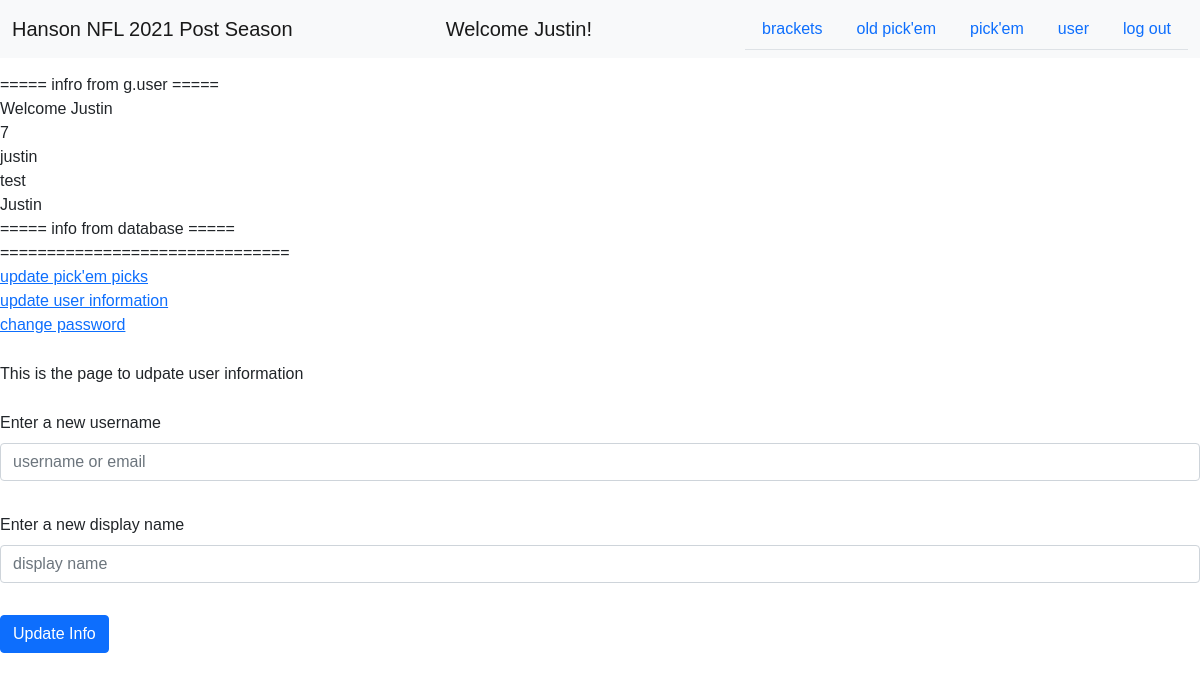
/user/updateinfo (signed in), run on an earlier commit of the app's database.
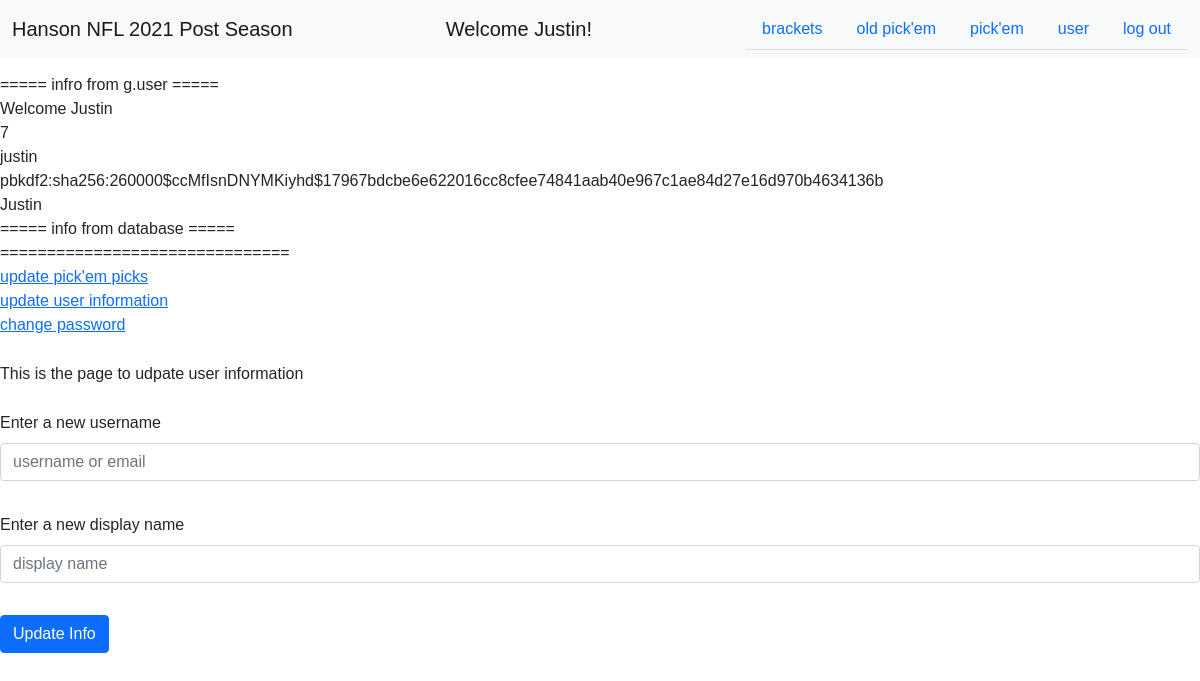
And on a later commit of the database.
### tables this page shows
CREATE TABLE user (
    id INTEGER PRIMARY KEY AUTOINCREMENT,
    username TEXT UNIQUE NOT NULL,
    pwhash TEXT NOT NULL,
    displayname TEXT NOT NULL
);

### nfl/user.py (the view, shortened to what this page needs)
@bp.route('/updateinfo', methods=('GET', 'POST'))
@login_required
def updateinfo():
    return render_template('user/info.html')

### nfl/auth.py (called while the page is built)
@bp.before_app_request
def load_logged_in_user():
    user_id = session.get('user_id')
    if user_id is None:
        g.user = None
    else:
        g.user = get_db().execute(
            'SELECT * FROM user WHERE id = ?', (user_id,)
        ).fetchone()

def login_required(view):
    @functools.wraps(view)
    def wrapped_view(**kwargs):
        if g.user is None:
            return redirect(url_for('auth.login'))
        return view(**kwargs)
    return wrapped_view

### nfl/db.py (called while the page is built)
def get_db():
    if 'db' not in g:
        g.db = sqlite3.connect(
            current_app.config['DATABASE'],
            detect_types=sqlite3.PARSE_DECLTYPES
        )
        g.db.row_factory = sqlite3.Row
    return g.db

### nfl/templates/user/info.html (shortened to what this page needs)
{% extends "user/user.html" %}
{% block update %}
    <div>This is the page to udpate user information</div>
    <div class="main">
        <form class="row g-3 needs-validation" method="post">
            <div class="mb-3">
                <label for="username" class="form-label">Enter a new username</label>
                <input type="text" class="form-control" name="username" id="username" placeholder="username or email">
            </div>
            <div class="mb-3">
                <label for="displayname" class="form-label">Enter a new display name</label>
                <input type="text" class="form-control" name="displayname" id="displayname" placeholder="display name">
            </div>
            <div class="col-12">
                <input class="btn btn-primary" type="submit" value="Update Info">
            </div>
        </form>
    </div>
</div>
{% endblock %}

### nfl/templates/user/user.html (shortened to what this page needs)
{% extends "base.html" %}
{% block content %}
    <div>===== infro from g.user =====</div>
    <div>Welcome {{ g.user['displayname'] }}</div>
    <div>{{ g.user['id'] }}</div>
    <div>{{ g.user['username'] }}</div>
    <div>{{ g.user['pwhash'] }}</div>
    <div>{{ g.user['displayname'] }}</div>
    <div>===== info from database =====</div>
    <div>===============================</div>
    <div>
        <a href="{{ url_for('user.updatepicks') }}">update pick'em picks</a>
    </div>
    <div>
        <a href="{{ url_for('user.updateinfo') }}">update user information</a>
    </div>
    <div>
        <a href="{{ url_for('user.changepassword') }}">change password</a>
    </div>
    {% block update %}
    {% endblock %}
{% endblock %}

### nfl/templates/base.html (shortened to what this page needs)
<!DOCTYPE html>
<html lang="en">
<head>
    <link href="https://cdn.jsdelivr.net/npm/bootstrap@5.1.3/dist/css/bootstrap.min.css" rel="stylesheet">
    <link rel="stylesheet" href="{{ url_for('static', filename='style.css') }}">
</head>
<body>
    <nav class="navbar navbar-expand-lg navbar-light bg-light">
        <div class="container-fluid">
            <a class="navbar-brand justify-content-center">Hanson NFL 2021 Post Season</a>
            {% if g.user %}
            <a class="navbar-brand justify-content-center">Welcome {{ g.user['displayname'] }}!</a>
            {% else %}
            <a class="navbar-brand justify-content-center"></a>
            {% endif %}
            <ul class="nav nav-tabs justify-content-end">
                {% if g.user %}
                    <li class="nav-item">
                        <a class="nav-link" aria-current="page" href="./brackets.html">
                            <div>brackets</div>
                        </a>
                    </li>
                    <li class="nav-item" aria-current="page">
                        <a class="nav-link" href="{{ url_for('pickem.oldpickem') }}">
                            <div>old pick'em</div>
                        </a>
                    </li>
                    <li class="nav-item" aria-current="page">
                        <a class="nav-link" href="{{ url_for('pickem.newpickem') }}">
                            <div>pick'em</div>
                        </a>
                    </li>
                    <li class="nav-item">
                        <a class="nav-link" aria-current="page" href="{{ url_for('user.user') }}">user</a>
                    </li>
                    <li class="nav-item">
                        <a class="nav-link" aria-current="page" href="{{ url_for('auth.logout') }}">log out</a>
                    </li>
                {% endif %}
            </ul>
        </div>
    </nav>
    <div class="main">
        {% block content %}
        {% endblock %}
</body>

What changed in the data, as far as the page shows it:
changed user "Justin": user.pwhash "test" → "pbkdf2:sha256:260000$ccMfIsnDNYMKiyhd$17967bdcbe6e622016cc8cfee74841aab40e967c1ae84d27e16d970b4634136b"
